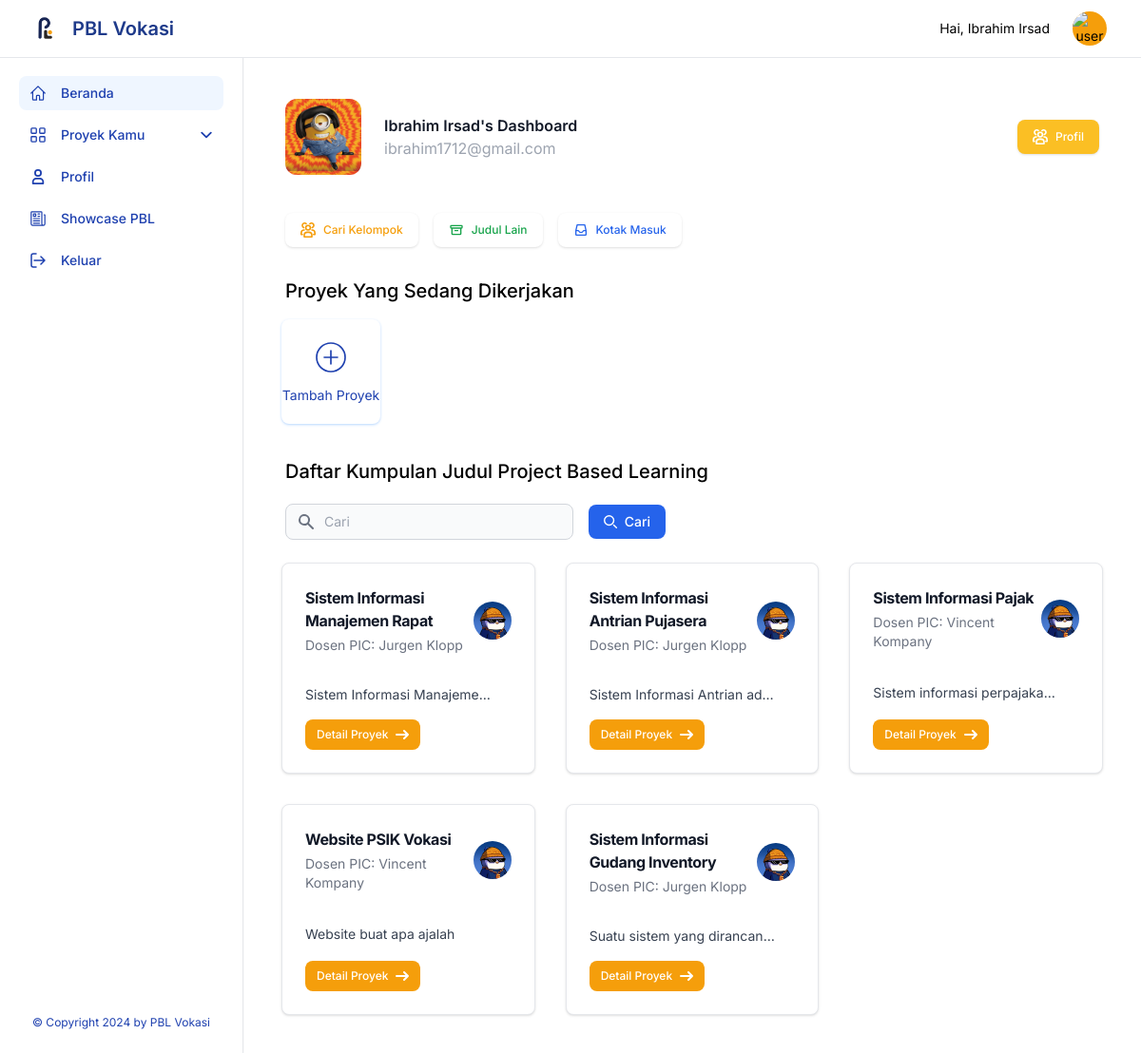
The page /user/dashboard.php (signed in) on the database as committed earlier.
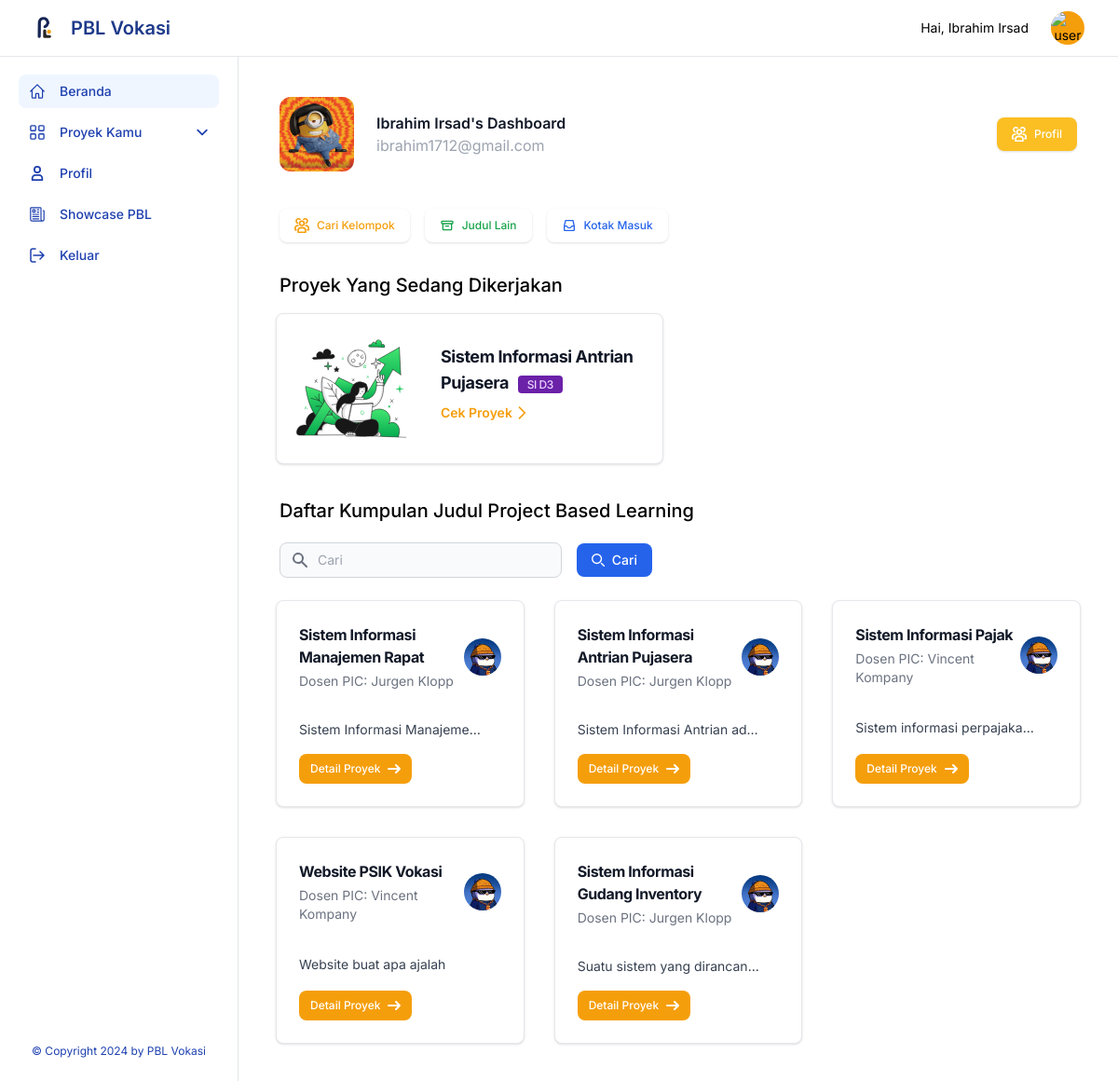
The same page on the database as committed later.
### tables this page shows
CREATE TABLE `proyek` (
  `id_proyek` int(20) NOT NULL,
  `nama_proyek` varchar(500) NOT NULL,
  `deskripsi_proyek` varchar(2500) NOT NULL,
  `id_user` varchar(250) NOT NULL,
  `req` varchar(2500) NOT NULL,
  `minggu` int(10) NOT NULL,
  `status_show` varchar(10) NOT NULL,
  `pict` varchar(250) NOT NULL,
  `category` int(11) NOT NULL
);

CREATE TABLE `user` (
  `email` varchar(250) NOT NULL,
  `id` varchar(20) NOT NULL,
  `nama_user` varchar(250) NOT NULL,
  `level` varchar(250) NOT NULL,
  `gambar` varchar(500) NOT NULL,
  `password` varchar(700) NOT NULL
);

CREATE TABLE `bunch` (
  `bunch_id` int(20) NOT NULL,
  `bunch_name` varchar(250) NOT NULL,
  `leader_id` varchar(250) NOT NULL,
  `project_id` int(20) NOT NULL,
  `grade` int(20) NOT NULL,
  `status_show` varchar(12) NOT NULL
);

### query/query.php (called while the page is built, shortened)
<?php
require 'connectdb.php';
function execThis($query)
{
  global $conn;
  $result = mysqli_query($conn, $query);
  $rows = [];
  while ($row = mysqli_fetch_assoc($result)) {
    $rows[] = $row;
  }
  return $rows;
}

### content/chsproject.php (the view)
<div class="py-8 px-4 max-w-screen-xl lg:py-6 lg:px-6">
    <div class="grid gap-8 grid-cols-1 lg:grid-cols-3">
        <?php foreach ($projects as $project) : ?>
            <div class="max-w-full p-6 bg-white border border-gray-200 rounded-lg shadow flex flex-col justify-between items-start">
                <div class="flex justify-between w-full items-center mb-4">
                    <a href="./detail-project.php?id=<?= $project['id_proyek'] ?>" class="flex flex-col justify-between">
                        <h5 class="mb-1 text-md font-bold tracking-tight text-gray-900 hover:underline "><?= $project['nama_proyek'] ?></h5>
                        <span class="text-sm text-gray-500">Dosen PIC: <?= $project['nama_user'] ?></span>
                    </a>
                    <img class="w-10 h-10 rounded-full" src="../assets/img/ian.jpeg" alt="Rounded avatar">
                </div>
                <p class="my-4 font-normal text-sm text-ellipsis overflow-hidden whitespace-nowrap w-11/12 text-gray-700"><?= $project['deskripsi_proyek'] ?></p>
                <a href="./detail-project.php?id=<?= $project['id_proyek'] ?>" class="inline-flex items-center px-3 py-2 text-xs font-medium text-center text-white bg-amber-500 rounded-lg hover:scale-105 duration-300 ease-in-out focus:ring-4 focus:outline-none focus:ring-amber-300">
                    Detail Proyek
                    <svg class="rtlamberate-180 w-3.5 h-3.5 ms-2" aria-hidden="true" xmlns="http://www.w3.org/2000/svg" fill="none" viewBox="0 0 14 10">
                        <path stroke="currentColor" stroke-linecap="round" stroke-linejoin="round" stroke-width="2" d="M1 5h12m0 0L9 1m4 4L9 9" />
                    </svg>
                </a>
            </div>
        <?php endforeach; ?>
    </div>
</div>

### user/dashboard.php (shortened to what this page needs)
<?php
require "../query/query.php";
$projects = execThis("SELECT id_proyek, nama_proyek, deskripsi_proyek, nama_user, gambar FROM proyek INNER JOIN user ON proyek.id_user = user.email LIMIT 5");
?>
<!DOCTYPE html>
<html lang="en">
<head>
  <?php include("./includes/head.php") ?>
</head>
<body class="bg-white">
  <?php include("./includes/navbar.php") ?>
  <?php include("./includes/aside.php") ?>
  <div class="p-4 sm:ml-64">
    <div class="rounded-lg mt-14 flex flex-col item-start">
      <div class="w-full px-4 lg:px-3 py-4">
        <div class="relative overflow-hidden bg-white sm:rounded-lg">
          <div class="flex-row items-center justify-between p-4 space-y-3 md:flex lg:flex-row sm:flex sm:space-y-0 sm:space-x-4">
            <div class="flex w-5/12 items-center">
              <img class="w-20 h-20 rounded-xl" src="/pbl/assets/img/pfp.jpg" alt="Default avatar">
              <div class="ml-6">
                <h5 class="mr-3 font-semibold text-gray-900"><?= $_SESSION["nama_user"] ?>'s Dashboard</h5>
                <p class=" text-gray-400"><?= $_SESSION["email"] ?></p>
              </div>
            </div>
            <a href="./profile.php" type="button" class="text-white bg-amber-400 focus:ring-4 focus:outline-none focus:ring-amber-300 shadow font-medium rounded-lg text-xs hover:scale-105 duration-300 ease-in-out hover:shadow-md hover:shadow-gray-300 px-4 py-2.5 text-center inline-flex items-center me-2 ">
              Profil
            </a>
          </div>
        </div>
      </div>
      <div class="flex px-7 mb-6 flex-wrap">
        <a href="./groups.php" type="button" class="text-amber-500 bg-white focus:ring-4 focus:outline-none focus:ring-amber-300 shadow font-medium rounded-lg text-xs hover:scale-105 duration-300 ml-0 mr-2 my-2 ease-in-out hover:shadow-md hover:shadow-gray-300 px-4 py-2.5 text-center inline-flex items-center me-2 ">
          Cari Kelompok
        </a>
        <a href="#chs" type="button" class="text-green-600 bg-white focus:ring-4 focus:outline-none focus:ring-gray-300 shadow font-medium rounded-lg text-xs hover:scale-105 duration-300 m-2 ease-in-out hover:shadow-md hover:shadow-gray-300 px-4 py-2.5 text-center inline-flex items-center me-2 ">
          <svg class="w-4 h-4 me-2" aria-hidden="true" xmlns="http://www.w3.org/2000/svg" fill="none" viewBox="0 0 24 24">
            <path stroke="currentColor" stroke-linejoin="round" stroke-width="2" d="M10 12v1h4v-1m4 7H6a1 1 0 0 1-1-1V9h14v9a1 1 0 0 1-1 1ZM4 5h16c.6 0 1 .4 1 1v2c0 .6-.4 1-1 1H4a1 1 0 0 1-1-1V6c0-.6.4-1 1-1Z" />
          </svg>
          Judul Lain
        </a>
        <button type="button" data-modal-target="req-list-modal" data-modal-toggle="req-list-modal" class="text-blue-600 bg-white focus:ring-4 focus:outline-none focus:ring-blue-100 shadow font-medium rounded-lg text-xs hover:scale-105 duration-300 m-2 ease-in-out hover:shadow-md hover:shadow-gray-300 px-4 py-2.5 text-center inline-flex items-center me-2 ">
          Kotak Masuk
        </button>
      </div>
      <h2 class="text-xl self-start font-medium px-7 w-full">Proyek Yang Sedang Dikerjakan</h2>
      <div class="py-8 max-w-screen-xl px-7 lg:py-4 lg:px-6">
        <div class="grid gap-8 lg:grid-cols-2">
          <?php include("../content/user-project.php") ?>
        </div>
      </div>
      <h2 class="text-xl self-start font-medium px-7 mt-5 w-full" id="chs">Daftar Kumpulan Judul Project Based Learning</h2>
      <div class="w-full md:w-1/2 px-7 mt-5">
        <form id="liveSearchForm" class="flex items-center" method="POST">
          <div class="relative w-full">
            <div class="absolute inset-y-0 left-0 flex items-center pl-3 pointer-events-none">
            </div>
            <input type="text" name="keyword" id="simple-search" class="bg-gray-50 border border-gray-300 text-gray-900 text-sm rounded-lg focus:ring-amber-500 block w-full pl-10 p-2 mr-3" placeholder="Cari">
          </div>
          <button type="submit" name="cari" class="flex items-center justify-center text-white bg-blue-600 hover:bg-blue-700 focus:ring-4 focus:ring-blue-300 font-medium rounded-lg text-sm px-4 py-2 ml-4">
            <svg class="h-3.5 w-3.5 mr-2" aria-hidden="true" xmlns="http://www.w3.org/2000/svg" fill="none" viewBox="0 0 20 20">
              <path stroke="currentColor" stroke-linecap="round" stroke-linejoin="round" stroke-width="2" d="m19 19-4-4m0-7A7 7 0 1 1 1 8a7 7 0 0 1 14 0Z" />
            </svg>
            Cari
          </button>
        </form>
      </div>
      <?php include("../content/chsproject.php") ?>
    </div>
  </div>
</body>
</html>

### user/includes/head.php (shortened to what this page needs)
<link href="https://cdnjs.cloudflare.com/ajax/libs/flowbite/2.0.0/flowbite.min.css" rel="stylesheet" />
<script src="https://cdn.tailwindcss.com"></script>

### user/includes/navbar.php (shortened to what this page needs)
<nav class="fixed top-0 z-50 w-full bg-white border-b border-gray-200">
  <div class="px-3 py-3 sm:py-3 lg:px-6 lg:pl-3">
    <div class="flex items-center justify-between px-3">
      <div class="flex items-center justify-start">
        <a href="#" class="flex ml-2 md:mr-24 items-center">
          <img src="/pbl/assets/img/logo.png" class="h-8 mr-3" alt="FlowBite Logo" />
          <span class="self-center text-lg text-blue-900 font-semibold sm:text-xl whitespace-nowrap logo-text">PBL Vokasi</span>
        </a>
      </div>
      <div class="flex items-center">
        <div class="name px-3 text-sm">Hai, <?= $_SESSION['nama_user'] ?></div>
        <div class="flex items-center ml-3">
          <div>
            <button type="button" class="flex text-sm bg-amber-500 rounded-full focus:ring-4 focus:ring-amber-300" aria-expanded="false" data-dropdown-toggle="dropdown-user">
              <img class="w-9 h-9 rounded-full" src="https://flowbite.com/docs/images/people/profile-picture-2.jpg" alt="user photo">
            </button>
          </div>
        </div>
      </div>
    </div>
  </div>
</nav>

### user/includes/aside.php (shortened to what this page needs)
<?php
require_once "/xampp/htdocs/pbl/query/query.php";
$pagename = substr($_SERVER['SCRIPT_NAME'], strrpos($_SERVER['SCRIPT_NAME'], "/") + 1);
?>
<aside id="logo-sidebar" class="fixed top-0 left-0 z-40 w-64 h-screen pt-20 px-4 transition-transform -translate-x-full bg-white border-r shadow-sm border-gray-200 sm:translate-x-0" aria-label="Sidebar">
   <div class="h-full px-1 pb-6 overflow-y-auto bg-white flex flex-col justify-between align-center">
      <ul class="space-y-2 font-medium">
         <li>
            <a href="/PBL/user/dashboard.php" class="flex
            <?= $pagename == 'dashboard.php' ? 'bg-blue-50' : '' ?>
            items-center hover:bg-blue-50 py-2 px-3 font-medium text-blue-800 text-sm rounded-lg group">
               <span class="ml-4">Beranda</span>
            </a>
         </li>
         <li>
            <button type="button" class="flex items-center w-full hover:bg-blue-50 py-2 px-3 font-medium text-blue-800 text-sm transition duration-75 rounded-lg group " aria-controls="dropdown-example" data-collapse-toggle="dropdown-example">
               <span class="flex-1 ml-4 text-left whitespace-nowrap">Proyek Kamu</span>
               <svg class="w-3 h-3" aria-hidden="true" xmlns="http://www.w3.org/2000/svg" fill="none" viewBox="0 0 10 6">
                  <path stroke="currentColor" stroke-linecap="round" stroke-linejoin="round" stroke-width="1.5" d="m1 1 4 4 4-4" />
               </svg>
            </button>
         </li>
         <li>
            <a href="/PBL/user/profile.php" class="flex
            <?= $pagename == 'profile.php' ? 'bg-blue-50' : '' ?>
            items-center hover:bg-blue-50 py-2 px-3 font-medium text-blue-800 text-sm rounded-lg  group">
               <span class="flex-1 ml-4 whitespace-nowrap">Profil</span>
            </a>
         </li>
         <li>
            <a href="/PBL/user/showcase.php" class="flex items-center hover:bg-blue-50 py-2 px-3 font-medium text-blue-800 text-sm rounded-lg  group">
               <span class="flex-1 ml-4 whitespace-nowrap">Showcase PBL</span>
            </a>
         </li>
         <li>
            <a href="/PBL/user/logout.php" class="flex items-center hover:bg-blue-50 py-2 px-3 font-medium text-blue-800 text-sm rounded-lg  group">
               <span class="flex-1 ml-4 whitespace-nowrap">Keluar</span>
            </a>
         </li>
      </ul>
      <div>
         <p class="text-xs text-blue-800 text-center">&#169; Copyright 2024 by PBL Vokasi</p>
      </div>
   </div>
</aside>

### content/user-project.php (shortened to what this page needs)
<?php
$user_projects_pm = execThis("SELECT bunch.bunch_id, project_id, pict, bunch_name, nama_proyek FROM bunch INNER JOIN proyek ON bunch.project_id = proyek.id_proyek WHERE leader_id = '" . $_SESSION['email'] . "'");
$user_projects_member = execThis("SELECT bunch.bunch_id, project_id, pict, bunch_name, nama_proyek FROM bunch INNER JOIN proyek ON bunch.project_id = proyek.id_proyek INNER JOIN bunch_member ON bunch.bunch_id = bunch_member.bunch_id WHERE bunch_member.member_id = '" . $_SESSION['email'] . "'");
?>
<?php if (empty($user_projects_pm) && empty($user_projects_member)) : ?>
  <a href="./groups.php" class="flex py-5 flex-col items-center justify-center bg-white w-full lg:w-3/12 rounded-lg shadow transition duration-300 hover:shadow-lg hover:shadow-blue-100 shadow-blue-200">
    <svg class="w-10 h-10 text-blue-800 mx-auto" aria-hidden="true" xmlns="http://www.w3.org/2000/svg" fill="none" viewBox="0 0 24 24">
      <path stroke="currentColor" stroke-linecap="round" stroke-linejoin="round" stroke-width="1" d="M12 7.8v8.4M7.8 12h8.4m4.8 0a9 9 0 1 1-18 0 9 9 0 0 1 18 0Z" />
    </svg>
    <p class="w-full text-center mt-2.5 text-sm text-blue-800">Tambah Proyek</p>
  </a>
<?php endif; ?>
<?php foreach ($user_projects_pm as $upm) : ?>
  <a href="./projects.php?bid=<?= $upm['bunch_id'] ?>&id=<?= $upm['project_id'] ?>" class="flex flex-col items-center bg-white border border-gray-200 rounded-lg shadow md:flex-row md:max-w-xl hover:bg-gray-100">
    <img class="p-4 object-cover w-full rounded-t-lg h-96 md:h-auto md:w-40 md:rounded-none md:rounded-s-lg" src="../assets/img/<?= $upm['pict'] ?>.svg" alt="">
    <div class="flex flex-col justify-between p-4 leading-normal">
      <h5 class="mb-2 text-lg font-bold tracking-tight text-gray-900"><?= $upm['nama_proyek'] ?> <span class="bg-purple-800 text-purple-200 text-xs font-medium me-2 ml-1.5 px-2.5 py-0.5 rounded"><?= $upm['bunch_name'] ?></span></h5>
      <div class="mb-3 font-normal text-sm text-gray-700">
        <p class="hover:underline  text-amber-500 text-md font-semibold flex align-center">Cek Proyek <svg class="w-5 h-5 text-amber-500" aria-hidden="true" xmlns="http://www.w3.org/2000/svg" fill="none" viewBox="0 0 24 24">
            <path stroke="currentColor" stroke-linecap="round" stroke-linejoin="round" stroke-width="2" d="m9 5 7 7-7 7" />
          </svg></p>
      </div>
    </div>
  </a>
<?php endforeach; ?>

### user/includes/head.php (style rules this page uses)
body { font-family: 'Inter', sans-serif; }
html { scroll-behavior: smooth; }

Rows that differ between the two databases and show on the page:
added bunch: project.nama_proyek "Sistem Informasi Antrian Pujasera", bunch_name "SI D3"
Other text that changed with them:
text no longer shown: "Tambah Proyek"
